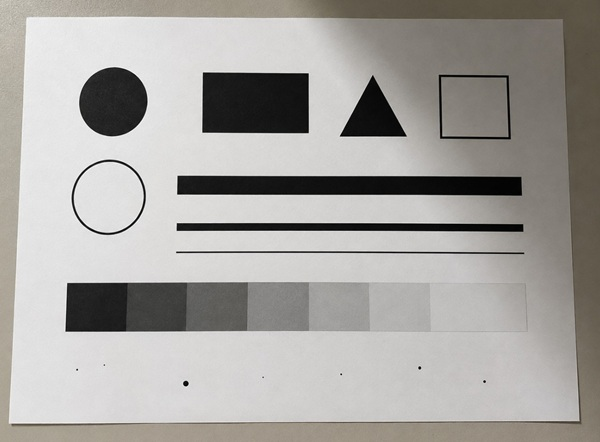
#> input picture goruntu_on_isleme_filtreleme/images/belge.jpg, 600 x 442 px
$ python adaptive_thresholding.py
#> lines starting #> are read from the running program, lines starting #| are printed output that depends on the picture; after the words box and inside, x2 and y2 are one past the last pixel; in counts of white or black regions, pixels touching at a corner belong together
import cv2

gray = cv2.imread("images/belge.jpg", cv2.IMREAD_GRAYSCALE)
#> gray: shape (442, 600); min 0, max 252, mean 164.1

# küçük gürültüleri azalt
gray = cv2.medianBlur(gray, 5)

# karşılaştırma için thresholding
_, global_threshold = cv2.threshold(gray, 127, 255, cv2.THRESH_BINARY)
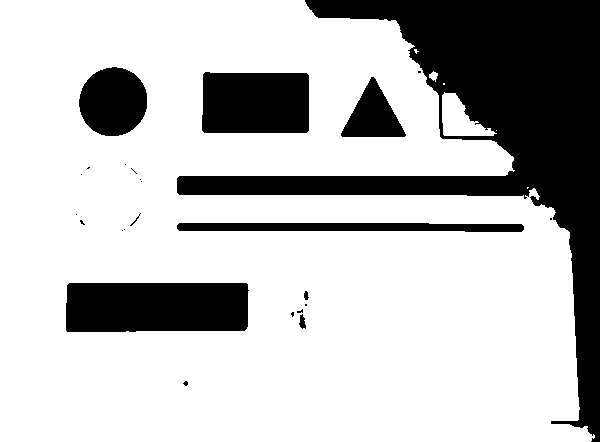
#> global_threshold: shape (442, 600); 74.5% white; 25 black regions (16 under 20 px), largest, box (x1, y1, x2, y2) and area: (177, 0, 600, 442) 43767, (66, 283, 249, 332) 8772, (202, 72, 309, 133) 6373

# adaptive threshold
# ADAPTIVE_THRESH_MEAN_C: komşuluk piksellerin ortalamasından C çıkarılacak eşik hesaplanır
# 11: blockSize, piksel çevresinde kullanılacak alan
# 2: C değeri, hesaplanan yerel eşikten çıkarılacak olan değer
adaptive_mean = cv2.adaptiveThreshold(gray, 255, cv2.ADAPTIVE_THRESH_MEAN_C, cv2.THRESH_BINARY, 11, 2)
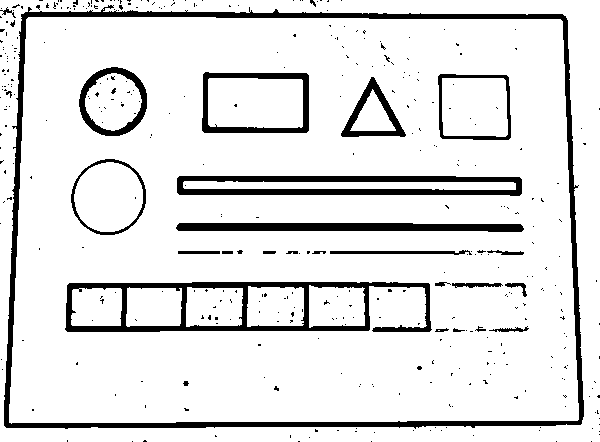
#> adaptive_mean: shape (442, 600); 88.7% white; 395 black regions (368 under 20 px), largest, box (x1, y1, x2, y2) and area: (4, 5, 584, 429) 9970, (65, 282, 432, 332) 5143, (177, 176, 522, 196) 4038

# adaptive threshold
adaptive_gaussian = cv2.adaptiveThreshold(gray, 255, cv2.ADAPTIVE_THRESH_GAUSSIAN_C, cv2.THRESH_BINARY, 11, 2)
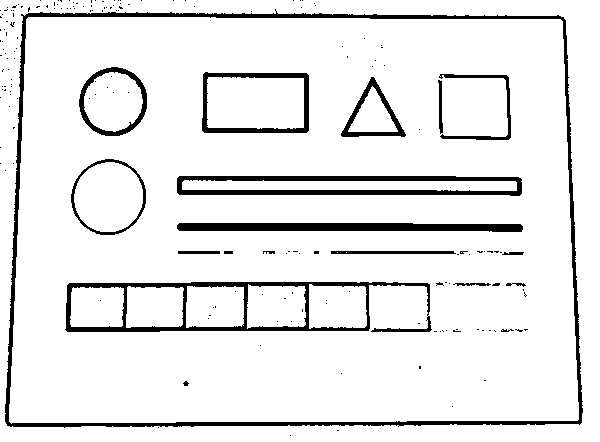
#> adaptive_gaussian: shape (442, 600); 91.3% white; 183 black regions (164 under 20 px), largest, box (x1, y1, x2, y2) and area: (5, 9, 583, 428) 7236, (65, 282, 432, 332) 3915, (177, 176, 522, 196) 3377

# sonuçları göster
cv2.imshow("gri seviye", gray)
cv2.imshow("global_threshold", global_threshold)
cv2.imshow("adaptive_mean", adaptive_mean)
cv2.imshow("adaptive_gaussian", adaptive_gaussian)

# gaussian adaptive threshold kaydet
cv2.imwrite("outputs/adaptive_threshold.jpg", adaptive_gaussian)

cv2.waitKey(0)
cv2.destroyAllWindows()

$ run again, with goruntu_on_isleme_filtreleme/images/gurultulu.jpg copied over goruntu_on_isleme_filtreleme/images/belge.jpg
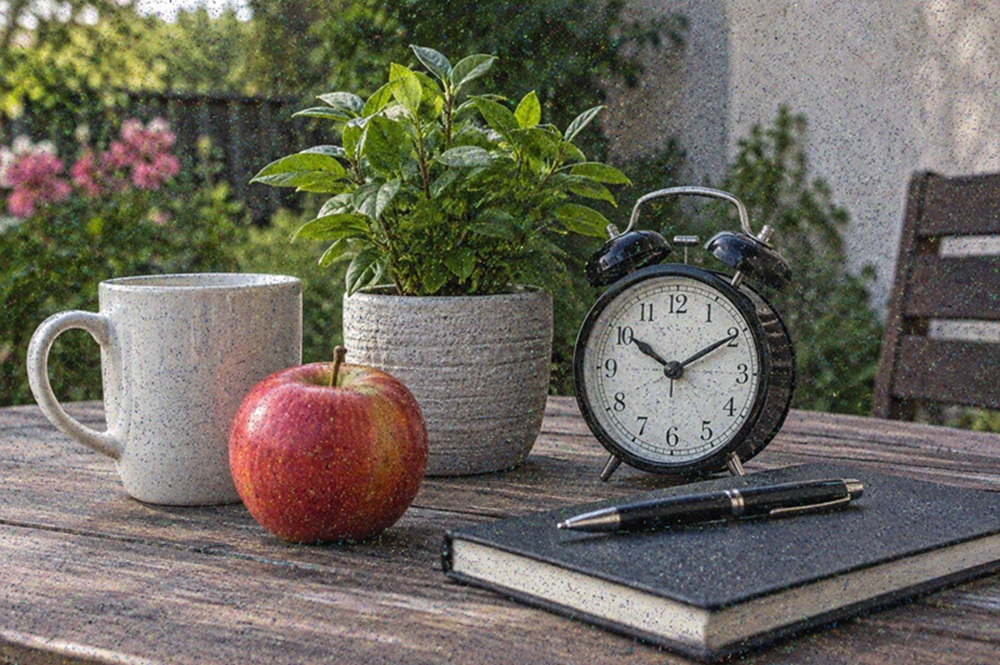
#> input picture goruntu_on_isleme_filtreleme/images/gurultulu.jpg, 1000 x 665 px
#> `_, global_threshold = cv2.threshold(gray, 127, 255, cv2.THRESH_BINARY)`:
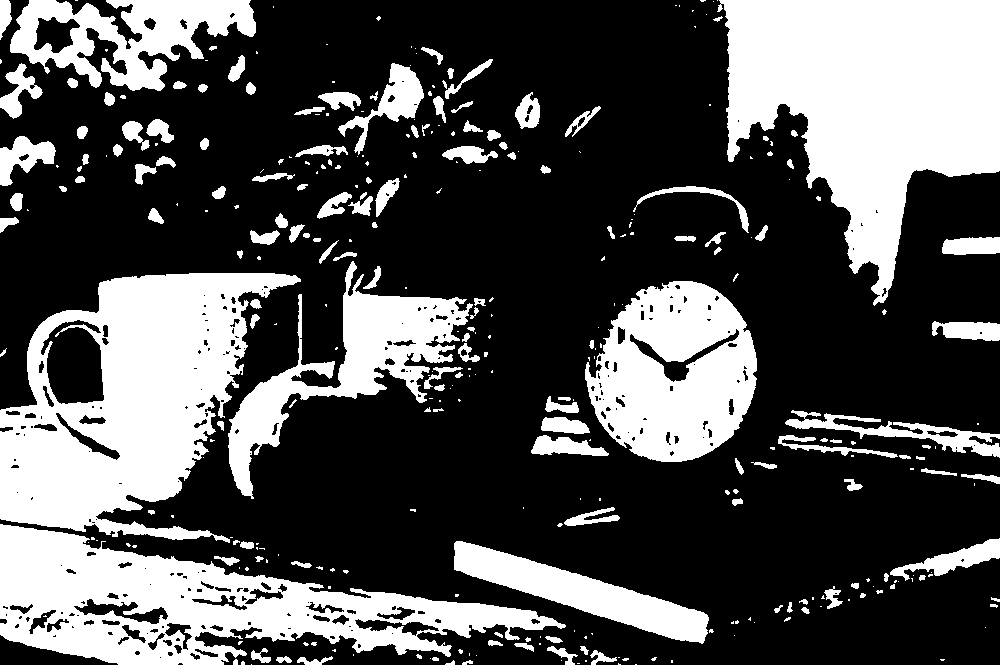
#> global_threshold: shape (665, 1000); 32% white; 339 white regions (182 under 20 px), largest, box (x1, y1, x2, y2) and area: (717, 0, 1000, 306) 49818, (0, 273, 301, 543) 42777, (0, 524, 566, 665) 34732
#> adaptive_mean: shape (665, 1000); 58.2% white; 2388 black regions (1277 under 20 px), largest, box (x1, y1, x2, y2) and area: (0, 0, 355, 258) 24910, (260, 0, 618, 297) 24660, (548, 192, 1000, 491) 21786
#> `adaptive_gaussian = cv2.adaptiveThreshold(gray, 255, cv2.ADAPTIVE_THRE..`:
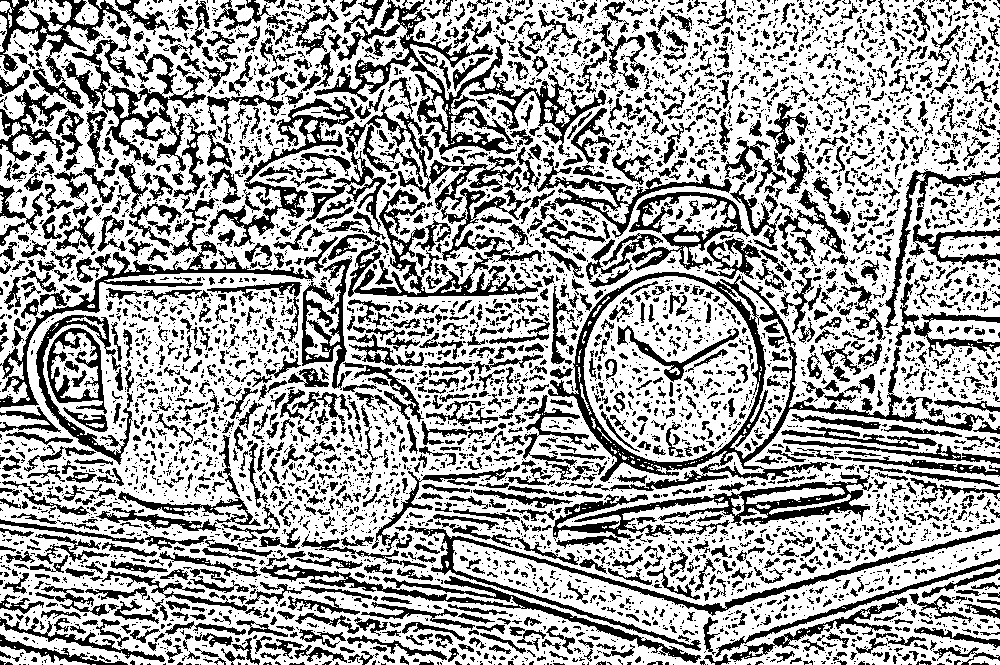
#> adaptive_gaussian: shape (665, 1000); 64.4% white; 5588 black regions (3991 under 20 px), largest, box (x1, y1, x2, y2) and area: (548, 272, 984, 491) 9182, (314, 0, 606, 157) 7582, (348, 188, 543, 297) 5854

$ run again, with goruntu_on_isleme_filtreleme/images/iki_tarafli.jpg copied over goruntu_on_isleme_filtreleme/images/belge.jpg
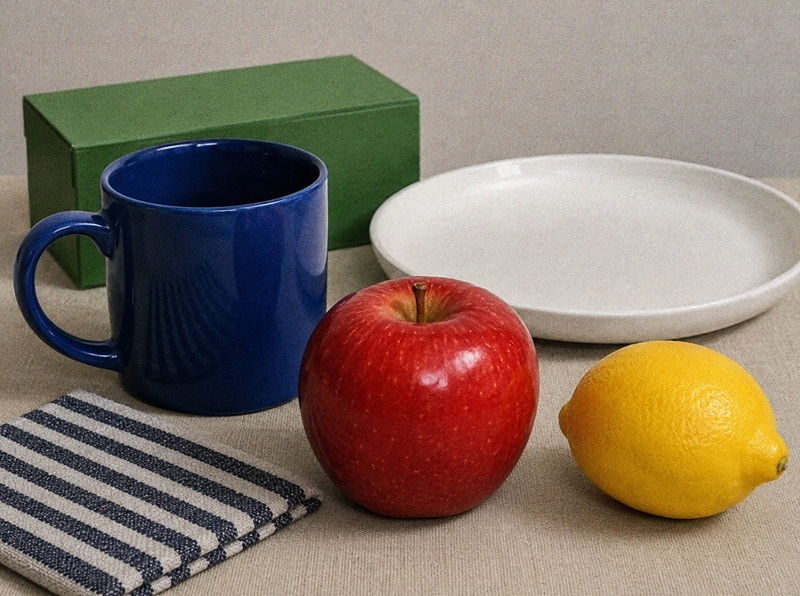
#> input picture goruntu_on_isleme_filtreleme/images/iki_tarafli.jpg, 800 x 596 px
#> `_, global_threshold = cv2.threshold(gray, 127, 255, cv2.THRESH_BINARY)`:
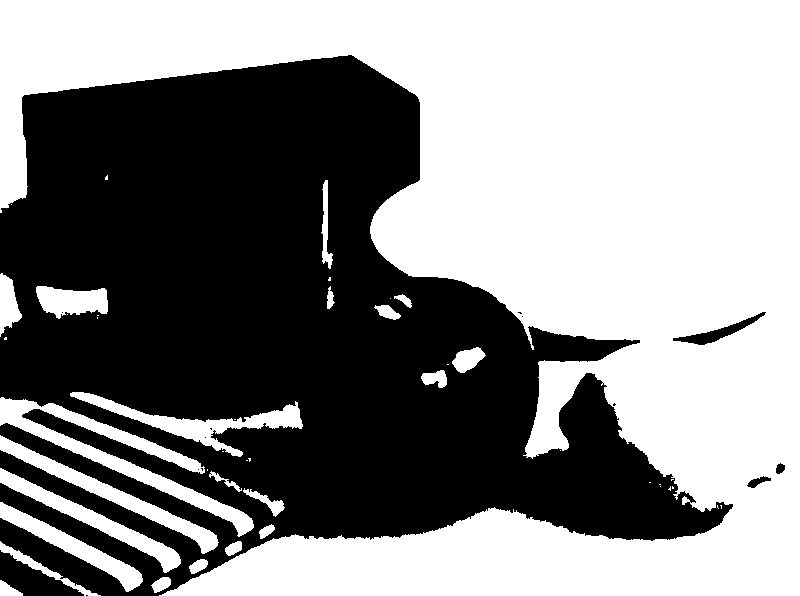
#> global_threshold: shape (596, 800); 53.8% white; 14 black regions (9 under 20 px), largest, box (x1, y1, x2, y2) and area: (0, 55, 733, 596) 217346, (0, 550, 84, 596) 1778, (673, 312, 766, 345) 724, (747, 476, 771, 488) 132, (776, 463, 785, 474) 72
#> adaptive_mean: shape (596, 800); 73.8% white; 5545 black regions (4769 under 20 px), largest, box (x1, y1, x2, y2) and area: (14, 55, 800, 534) 28196, (0, 395, 322, 596) 18025, (29, 149, 147, 366) 5103
#> `adaptive_gaussian = cv2.adaptiveThreshold(gray, 255, cv2.ADAPTIVE_THRE..`:
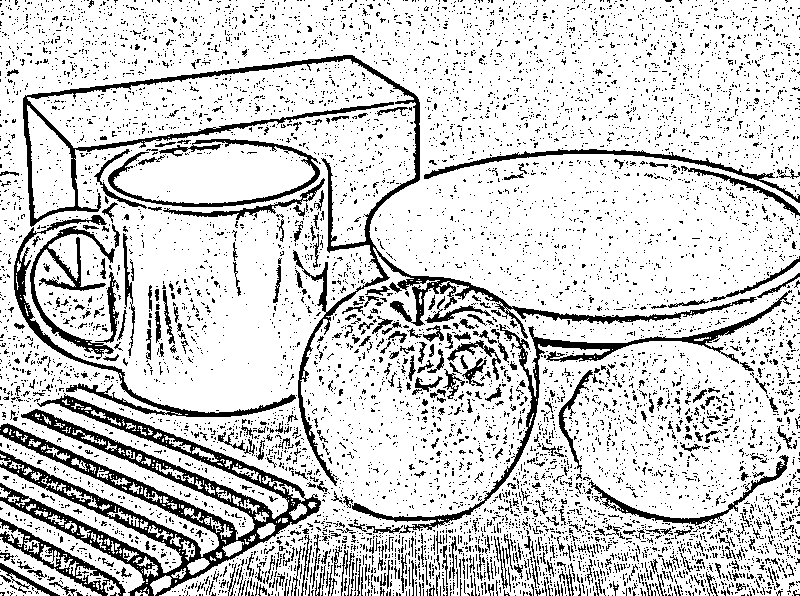
#> adaptive_gaussian: shape (596, 800); 81.5% white; 8067 black regions (7650 under 20 px), largest, box (x1, y1, x2, y2) and area: (0, 393, 321, 596) 15154, (23, 55, 757, 486) 10466, (352, 290, 792, 534) 4024
